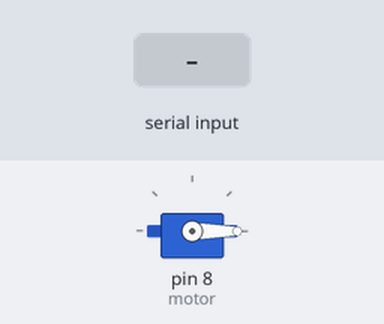
The sketch below on a simulated Arduino Uno, built with avr-gcc and run on an emulated ATmega328P. On the bench: servo. Inputs (shaded band) come from the test bench.

Above: at 1.2 s.
1.3 s: "90,45\n" received over Serial
At 2.0 s:
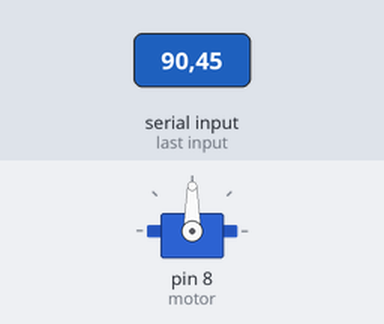
2.8 s: "30,150\n" received over Serial
At 3.1 s:
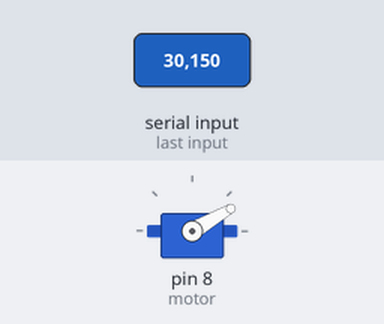
4.3 s: "200\n" received over Serial
At 5.5 s:
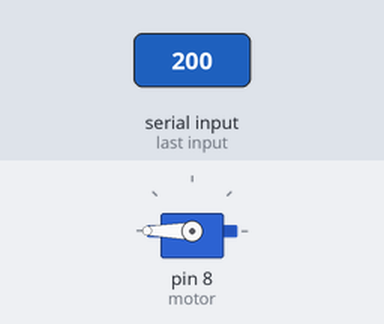
5.8 s: "90\n" received over Serial
At 6.6 s:
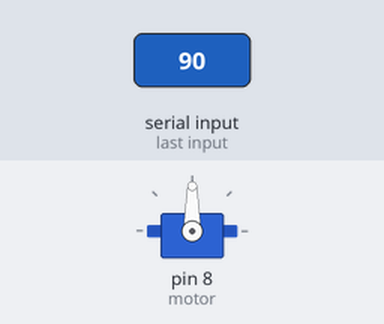
Timing chart, 0 to 8.3 s (numbered marks = the images above; inputs shaded):
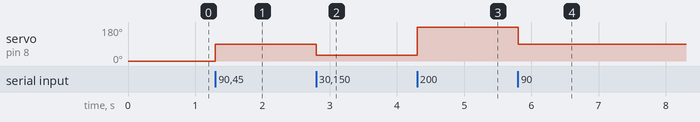

Measured:
- after the input at 1.3 s, servo on pin 8 (motor): 0° → 90° at once
- after the input at 2.8 s, servo on pin 8 (motor): 90° → 30° at once
- after the input at 4.3 s, servo on pin 8 (motor): 30° → 180° at once
- after the input at 5.8 s, servo on pin 8 (motor): 180° → 90° at once

The sketch:

simple_servo_control.ino
```cpp
#include <Servo.h>

Servo motor;
int x = 0;
void setup() {
  // put your setup code here, to run once:
  motor.attach(8);
  motor.write(0);

  Serial.begin(115200);
  Serial.setTimeout(1);
}

void loop() {
  // put your main code here, to run repeatedly:
  if(Serial.available())
  {
    int angle = Serial.readString().toInt();
    motor.write(angle);
  }
  delay(0.1);
}
```
